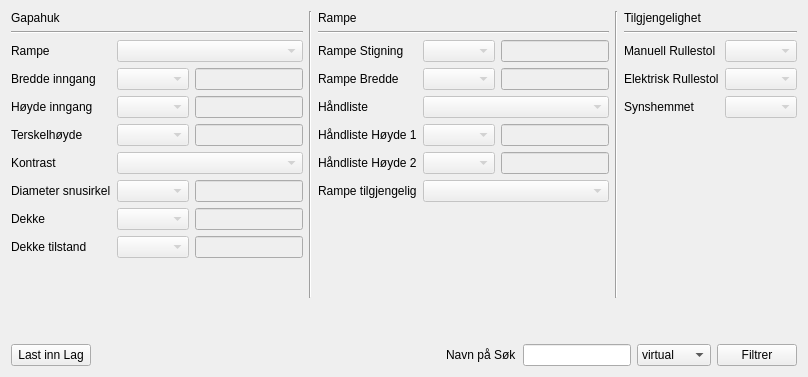
               <widget class="QWidget" name="tab_12">
                <attribute name="title">
                 <string>Gapahuk</string>
                </attribute>
                <layout class="QVBoxLayout" name="verticalLayout_53">
                 <item>
                  <layout class="QVBoxLayout" name="verticalLayout_52">
                   <item>
                    <layout class="QHBoxLayout" name="horizontalLayout_84">
                     <item>
                      <layout class="QVBoxLayout" name="verticalLayout_50">
                       <item>
                        <widget class="QLabel" name="label_118">
                         <property name="text">
                          <string>Gapahuk</string>
                         </property>
                        </widget>
                       </item>
                       <item>
                        <widget class="Line" name="line_33">
                         <property name="orientation">
                          <enum>Qt::Horizontal</enum>
                         </property>
                        </widget>
                       </item>
                       <item>
                        <layout class="QFormLayout" name="formLayout_22">
                         <item row="0" column="0">
                          <widget class="QLabel" name="label_95">
                           <property name="text">
                            <string>Rampe</string>
                           </property>
                          </widget>
                         </item>
                         <item row="0" column="1">
                          <widget class="QComboBox" name="comboBox_31">
                           <property name="enabled">
                            <bool>false</bool>
                           </property>
                          </widget>
                         </item>
                         <item row="1" column="0">
                          <widget class="QLabel" name="label_96">
                           <property name="text">
                            <string>Bredde inngang</string>
                           </property>
                          </widget>
                         </item>
                         <item row="1" column="1">
                          <layout class="QHBoxLayout" name="horizontalLayout_42">
                           <item>
                            <widget class="QComboBox" name="comboBox_32">
                             <property name="enabled">
                              <bool>false</bool>
                             </property>
                            </widget>
                           </item>
                           <item>
                            <widget class="QLineEdit" name="lineEdit_7">
                             <property name="enabled">
                              <bool>false</bool>
                             </property>
                            </widget>
                           </item>
                          </layout>
                         </item>
                         <item row="2" column="0">
                          <widget class="QLabel" name="label_97">
                           <property name="text">
                            <string>Høyde inngang</string>
                           </property>
                          </widget>
                         </item>
                         <item row="2" column="1">
                          <layout class="QHBoxLayout" name="horizontalLayout_46">
                           <item>
                            <widget class="QComboBox" name="comboBox_36">
                             <property name="enabled">
                              <bool>false</bool>
                             </property>
                            </widget>
                           </item>
                           <item>
                            <widget class="QLineEdit" name="lineEdit_12">
                             <property name="enabled">
                              <bool>false</bool>
                             </property>
                            </widget>
                           </item>
                          </layout>
                         </item>
                         <item row="3" column="0">
                          <widget class="QLabel" name="label_98">
                           <property name="text">
                            <string>Terskelhøyde</string>
                           </property>
                          </widget>
                         </item>
                         <item row="3" column="1">
                          <layout class="QHBoxLayout" name="horizontalLayout_47">
                           <item>
                            <widget class="QComboBox" name="comboBox_37">
                             <property name="enabled">
                              <bool>false</bool>
                             </property>
                            </widget>
                           </item>
                           <item>
                            <widget class="QLineEdit" name="lineEdit_13">
                             <property name="enabled">
                              <bool>false</bool>
                             </property>
                            </widget>
                           </item>
                          </layout>
                         </item>
                         <item row="4" column="0">
                          <widget class="QLabel" name="label_99">
                           <property name="text">
                            <string>Kontrast</string>
                           </property>
                          </widget>
                         </item>
                         <item row="4" column="1">
                          <widget class="QComboBox" name="comboBox_38">
                           <property name="enabled">
                            <bool>false</bool>
                           </property>
                          </widget>
                         </item>
                         <item row="5" column="0">
                          <widget class="QLabel" name="label_100">
                           <property name="text">
                            <string>Diameter snusirkel</string>
                           </property>
                          </widget>
                         </item>
                         <item row="5" column="1">
                          <layout class="QHBoxLayout" name="horizontalLayout_81">
                           <item>
                            <widget class="QComboBox" name="comboBox_39">
                             <property name="enabled">
                              <bool>false</bool>
                             </property>
                            </widget>
                           </item>
                           <item>
                            <widget class="QLineEdit" name="lineEdit_14">
                             <property name="enabled">
                              <bool>false</bool>
                             </property>
                            </widget>
                           </item>
                          </layout>
                         </item>
                         <item row="6" column="0">
                          <widget class="QLabel" name="label_101">
                           <property name="text">
                            <string>Dekke</string>
                           </property>
                          </widget>
                         </item>
                         <item row="6" column="1">
                          <layout class="QHBoxLayout" name="horizontalLayout_82">
                           <item>
                            <widget class="QComboBox" name="comboBox_40">
                             <property name="enabled">
                              <bool>false</bool>
                             </property>
                            </widget>
                           </item>
                           <item>
                            <widget class="QLineEdit" name="lineEdit_15">
                             <property name="enabled">
                              <bool>false</bool>
                             </property>
                            </widget>
                           </item>
                          </layout>
                         </item>
                         <item row="7" column="0">
                          <widget class="QLabel" name="label_116">
                           <property name="text">
                            <string>Dekke tilstand</string>
                           </property>
                          </widget>
                         </item>
                         <item row="7" column="1">
                          <layout class="QHBoxLayout" name="horizontalLayout_83">
                           <item>
                            <widget class="QComboBox" name="comboBox_41">
                             <property name="enabled">
                              <bool>false</bool>
                             </property>
                            </widget>
                           </item>
                           <item>
                            <widget class="QLineEdit" name="lineEdit_16">
                             <property name="enabled">
                              <bool>false</bool>
                             </property>
                            </widget>
                           </item>
                          </layout>
                         </item>
                        </layout>
                       </item>
                       <item>
                        <spacer name="verticalSpacer_30">
                         <property name="orientation">
                          <enum>Qt::Vertical</enum>
                         </property>
                         <property name="sizeHint" stdset="0">
                          <size>
                           <width>20</width>
                           <height>40</height>
                          </size>
                         </property>
                        </spacer>
                       </item>
                      </layout>
                     </item>
                     <item>
                      <widget class="Line" name="line_34">
                       <property name="orientation">
                        <enum>Qt::Vertical</enum>
                       </property>
                      </widget>
                     </item>
                     <item>
                      <layout class="QVBoxLayout" name="verticalLayout_49">
                       <item>
                        <widget class="QLabel" name="label_rampe_boxs_4">
                         <property name="text">
                          <string>Rampe</string>
                         </property>
                        </widget>
                       </item>
                       <item>
                        <widget class="Line" name="line_32">
                         <property name="orientation">
                          <enum>Qt::Horizontal</enum>
                         </property>
                        </widget>
                       </item>
                       <item>
                        <layout class="QFormLayout" name="formLayout_21">
                         <property name="fieldGrowthPolicy">
                          <enum>QFormLayout::AllNonFixedFieldsGrow</enum>
                         </property>
                         <item row="0" column="0">
                          <widget class="QLabel" name="label_rmp_stigning_4">
                           <property name="text">
                            <string>Rampe Stigning</string>
                           </property>
                          </widget>
                         </item>
                         <item row="0" column="1">
                          <layout class="QHBoxLayout" name="horizontalLayout_64">
                           <item>
                            <widget class="QComboBox" name="comboBox_rmp_stigning_4">
                             <property name="enabled">
                              <bool>false</bool>
                             </property>
                            </widget>
                           </item>
                           <item>
                            <widget class="QLineEdit" name="lineEdit_rmp_stigning_4">
                             <property name="enabled">
                              <bool>false</bool>
                             </property>
                            </widget>
                           </item>
                          </layout>
                         </item>
                         <item row="1" column="0">
                          <widget class="QLabel" name="label_rmp_bredde_4">
                           <property name="text">
                            <string>Rampe Bredde</string>
                           </property>
                          </widget>
                         </item>
                         <item row="1" column="1">
                          <layout class="QHBoxLayout" name="horizontalLayout_75">
                           <item>
                            <widget class="QComboBox" name="comboBox_rmp_bredde_4">
                             <property name="enabled">
                              <bool>false</bool>
                             </property>
                            </widget>
                           </item>
                           <item>
                            <widget class="QLineEdit" name="lineEdit_rmp_bredde_4">
                             <property name="enabled">
                              <bool>false</bool>
                             </property>
                            </widget>
                           </item>
                          </layout>
                         </item>
                         <item row="2" column="0">
                          <widget class="QLabel" name="label_handliste_4">
                           <property name="text">
                            <string>Håndliste</string>
                           </property>
                          </widget>
                         </item>
                         <item row="2" column="1">
                          <layout class="QHBoxLayout" name="horizontalLayout_76">
                           <item>
                            <widget class="QComboBox" name="comboBox_handliste_5">
                             <property name="enabled">
                              <bool>false</bool>
                             </property>
                            </widget>
                           </item>
                          </layout>
                         </item>
                         <item row="3" column="0">
                          <widget class="QLabel" name="label_hand1_4">
                           <property name="text">
                            <string>Håndliste Høyde 1</string>
                           </property>
                          </widget>
                         </item>
                         <item row="3" column="1">
                          <layout class="QHBoxLayout" name="horizontalLayout_79">
                           <item>
                            <widget class="QComboBox" name="comboBox_hand1_4">
                             <property name="enabled">
                              <bool>false</bool>
                             </property>
                            </widget>
                           </item>
                           <item>
                            <widget class="QLineEdit" name="lineEdit_hand1_4">
                             <property name="enabled">
                              <bool>false</bool>
                             </property>
                            </widget>
                           </item>
                          </layout>
                         </item>
                         <item row="4" column="0">
                          <widget class="QLabel" name="label_hand2_4">
                           <property name="text">
                            <string>Håndliste Høyde 2</string>
                           </property>
                          </widget>
                         </item>
                         <item row="4" column="1">
                          <layout class="QHBoxLayout" name="horizontalLayout_80">
                           <item>
                            <widget class="QComboBox" name="comboBox_hand2_4">
                             <property name="enabled">
                              <bool>false</bool>
                             </property>
                            </widget>
                           </item>
                           <item>
                            <widget class="QLineEdit" name="lineEdit_hand2_4">
                             <property name="enabled">
                              <bool>false</bool>
                             </property>
                            </widget>
                           </item>
                          </layout>
                         </item>
                         <item row="5" column="0">
                          <widget class="QLabel" name="label_44">
                           <property name="text">
                            <string>Rampe tilgjengelig</string>
                           </property>
                          </widget>
                         </item>
                         <item row="5" column="1">
                          <widget class="QComboBox" name="comboBox_24">
                           <property name="enabled">
                            <bool>false</bool>
                           </property>
                          </widget>
                         </item>
                        </layout>
                       </item>
                       <item>
                        <spacer name="verticalSpacer_29">
                         <property name="orientation">
                          <enum>Qt::Vertical</enum>
                         </property>
                         <property name="sizeHint" stdset="0">
                          <size>
                           <width>20</width>
                           <height>40</height>
                          </size>
                         </property>
                        </spacer>
                       </item>
                      </layout>
                     </item>
                     <item>
                      <widget class="Line" name="line_36">
                       <property name="orientation">
                        <enum>Qt::Vertical</enum>
                       </property>
                      </widget>
                     </item>
                     <item>
                      <layout class="QVBoxLayout" name="verticalLayout_51">
                       <item>
                        <widget class="QLabel" name="label_119">
                         <property name="text">
                          <string>Tilgjengelighet</string>
                         </property>
                        </widget>
                       </item>
                       <item>
                        <widget class="Line" name="line_35">
                         <property name="orientation">
                          <enum>Qt::Horizontal</enum>
                         </property>
                        </widget>
                       </item>
                       <item>
                        <layout class="QFormLayout" name="formLayout_23">
                         <item row="0" column="0">
                          <widget class="QLabel" name="label_120">
                           <property name="text">
                            <string>Manuell Rullestol</string>
                           </property>
                          </widget>
                         </item>
                         <item row="0" column="1">
                          <widget class="QComboBox" name="comboBox_manuell_rullestol_7">
                           <property name="enabled">
                            <bool>false</bool>
                           </property>
                          </widget>
                         </item>
                         <item row="1" column="0">
                          <widget class="QLabel" name="label_121">
                           <property name="text">
                            <string>Elektrisk Rullestol</string>
                           </property>
                          </widget>
                         </item>
                         <item row="1" column="1">
                          <widget class="QComboBox" name="comboBox_el_rullestol_6">
                           <property name="enabled">
                            <bool>false</bool>
                           </property>
                          </widget>
                         </item>
                         <item row="2" column="0">
                          <widget class="QLabel" name="label_122">
                           <property name="text">
                            <string>Synshemmet</string>
                           </property>
                          </widget>
                         </item>
                         <item row="2" column="1">
                          <widget class="QComboBox" name="comboBox_syn_7">
                           <property name="enabled">
                            <bool>false</bool>
                           </property>
                          </widget>
                         </item>
                        </layout>
                       </item>
                       <item>
                        <spacer name="verticalSpacer_31">
                         <property name="orientation">
                          <enum>Qt::Vertical</enum>
                         </property>
                         <property name="sizeHint" stdset="0">
                          <size>
                           <width>20</width>
                           <height>40</height>
                          </size>
                         </property>
                        </spacer>
                       </item>
                      </layout>
                     </item>
                    </layout>
                   </item>
                   <item>
                    <spacer name="verticalSpacer_32">
                     <property name="orientation">
                      <enum>Qt::Vertical</enum>
                     </property>
                     <property name="sizeHint" stdset="0">
                      <size>
                       <width>20</width>
                       <height>40</height>
                      </size>
                     </property>
                    </spacer>
                   </item>
                   <item>
                    <layout class="QHBoxLayout" name="horizontalLayout_85">
                     <item>
                      <widget class="QPushButton" name="pushButton_LastInngang_10">
                       <property name="text">
                        <string>Last inn Lag</string>
                       </property>
                      </widget>
                     </item>
                     <item>
                      <spacer name="horizontalSpacer_15">
                       <property name="orientation">
                        <enum>Qt::Horizontal</enum>
                       </property>
                       <property name="sizeHint" stdset="0">
                        <size>
                         <width>40</width>
                         <height>20</height>
                        </size>
                       </property>
                      </spacer>
                     </item>
                     <item>
                      <layout class="QHBoxLayout" name="horizontalLayout_86">
                       <item>
                        <widget class="QLabel" name="label_123">
                         <property name="text">
                          <string>Navn på Søk</string>
                         </property>
                        </widget>
                       </item>
                       <item>
                        <widget class="QLineEdit" name="lineEdit_navn_paa_sok_inngang_9"/>
                       </item>
                       <item>
                        <widget class="QComboBox" name="comboBox_sok_metode_9">
                         <item>
                          <property name="text">
                           <string>virtual</string>
                          </property>
                         </item>
                         <item>
                          <property name="text">
                           <string>memory</string>
                          </property>
                         </item>
                        </widget>
                       </item>
                       <item>
                        <widget class="QPushButton" name="pushButton_filtrerInngang_9">
                         <property name="text">
                          <string>Filtrer</string>
                         </property>
                        </widget>
                       </item>
                      </layout>
                     </item>
                    </layout>
                   </item>
                  </layout>
                 </item>
                </layout>
               </widget>
